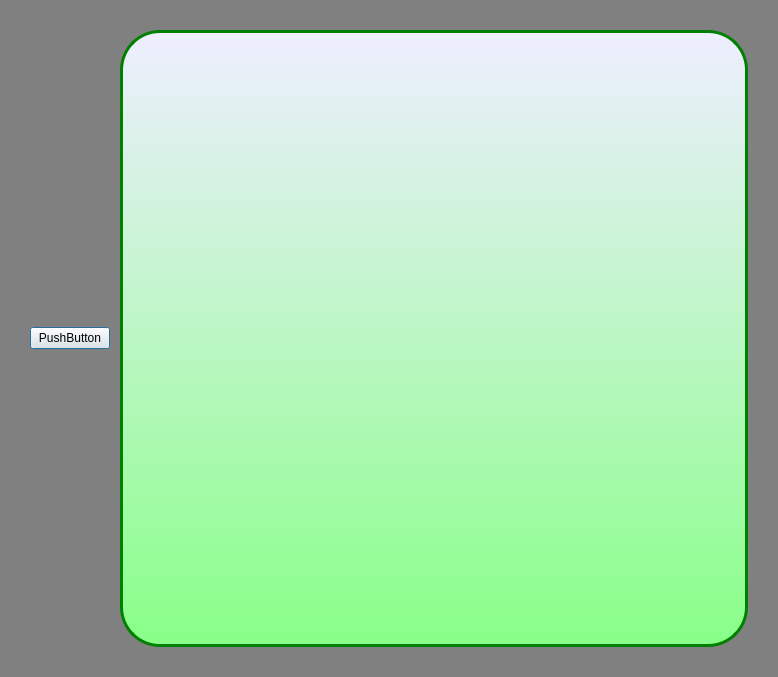
<?xml version="1.0" encoding="UTF-8"?>
<ui version="4.0">
 <class>MyLoginForm</class>
 <widget class="QDialog" name="MyLoginForm">
  <property name="geometry">
   <rect>
    <x>0</x>
    <y>0</y>
    <width>778</width>
    <height>677</height>
   </rect>
  </property>
  <property name="windowTitle">
   <string>MyLoginForm</string>
  </property>
  <property name="styleSheet">
   <string notr="true">#MyLoginForm {
background: gray;
}

#mainFrame {
border: 3px solid green;
border-radius: 40px;
background: QLinearGradient(x1: 0, y1: 0, x2: 0, y2: 1, stop: 0 #eef, stop: 1 #8f8);
}</string>
  </property>
  <layout class="QHBoxLayout" name="horizontalLayout">
   <property name="spacing">
    <number>10</number>
   </property>
   <property name="leftMargin">
    <number>30</number>
   </property>
   <property name="topMargin">
    <number>30</number>
   </property>
   <property name="rightMargin">
    <number>30</number>
   </property>
   <property name="bottomMargin">
    <number>30</number>
   </property>
   <item>
    <widget class="QPushButton" name="mainPushButton1">
     <property name="sizePolicy">
      <sizepolicy hsizetype="Fixed" vsizetype="Fixed">
       <horstretch>0</horstretch>
       <verstretch>0</verstretch>
      </sizepolicy>
     </property>
     <property name="text">
      <string>PushButton</string>
     </property>
    </widget>
   </item>
   <item>
    <widget class="QFrame" name="mainFrame">
     <property name="sizePolicy">
      <sizepolicy hsizetype="Expanding" vsizetype="Expanding">
       <horstretch>0</horstretch>
       <verstretch>0</verstretch>
      </sizepolicy>
     </property>
     <property name="maximumSize">
      <size>
       <width>1500</width>
       <height>1500</height>
      </size>
     </property>
     <property name="frameShape">
      <enum>QFrame::StyledPanel</enum>
     </property>
     <property name="frameShadow">
      <enum>QFrame::Raised</enum>
     </property>
    </widget>
   </item>
  </layout>
 </widget>
 <resources/>
 <connections/>
</ui>
